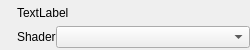
<?xml version="1.0" encoding="UTF-8"?>
<ui version="4.0">
 <class>UIMaterialHeader</class>
 <widget class="QWidget" name="UIMaterialHeader">
  <property name="geometry">
   <rect>
    <x>0</x>
    <y>0</y>
    <width>250</width>
    <height>50</height>
   </rect>
  </property>
  <property name="windowTitle">
   <string>Form</string>
  </property>
  <layout class="QHBoxLayout" name="horizontalLayout">
   <property name="spacing">
    <number>10</number>
   </property>
   <property name="leftMargin">
    <number>0</number>
   </property>
   <property name="topMargin">
    <number>0</number>
   </property>
   <property name="rightMargin">
    <number>0</number>
   </property>
   <property name="bottomMargin">
    <number>0</number>
   </property>
   <item>
    <widget class="QLabel" name="label">
     <property name="sizePolicy">
      <sizepolicy hsizetype="Fixed" vsizetype="Fixed">
       <horstretch>0</horstretch>
       <verstretch>0</verstretch>
      </sizepolicy>
     </property>
     <property name="maximumSize">
      <size>
       <width>40</width>
       <height>40</height>
      </size>
     </property>
     <property name="text">
      <string/>
     </property>
     <property name="pixmap">
      <pixmap resource="../resources.qrc">:/Resources/M.png</pixmap>
     </property>
     <property name="scaledContents">
      <bool>true</bool>
     </property>
    </widget>
   </item>
   <item>
    <layout class="QVBoxLayout" name="verticalLayout">
     <property name="spacing">
      <number>0</number>
     </property>
     <item>
      <layout class="QHBoxLayout" name="horizontalLayout_3">
       <item>
        <widget class="QLabel" name="label_3">
         <property name="text">
          <string>TextLabel</string>
         </property>
        </widget>
       </item>
       <item>
        <spacer name="horizontalSpacer">
         <property name="orientation">
          <enum>Qt::Horizontal</enum>
         </property>
         <property name="sizeHint" stdset="0">
          <size>
           <width>40</width>
           <height>20</height>
          </size>
         </property>
        </spacer>
       </item>
       <item>
        <widget class="QPushButton" name="pushButton">
         <property name="maximumSize">
          <size>
           <width>22</width>
           <height>22</height>
          </size>
         </property>
         <property name="icon">
          <iconset resource="../resources.qrc">
           <normaloff>:/Resources/settings.png</normaloff>:/Resources/settings.png</iconset>
         </property>
         <property name="flat">
          <bool>true</bool>
         </property>
        </widget>
       </item>
      </layout>
     </item>
     <item>
      <layout class="QHBoxLayout" name="horizontalLayout_2">
       <item>
        <widget class="QLabel" name="label_2">
         <property name="text">
          <string>Shader</string>
         </property>
        </widget>
       </item>
       <item>
        <widget class="QComboBox" name="comboBox">
         <property name="sizePolicy">
          <sizepolicy hsizetype="Expanding" vsizetype="Fixed">
           <horstretch>0</horstretch>
           <verstretch>0</verstretch>
          </sizepolicy>
         </property>
        </widget>
       </item>
      </layout>
     </item>
    </layout>
   </item>
  </layout>
 </widget>
 <resources>
  <include location="../resources.qrc"/>
 </resources>
 <connections/>
</ui>
